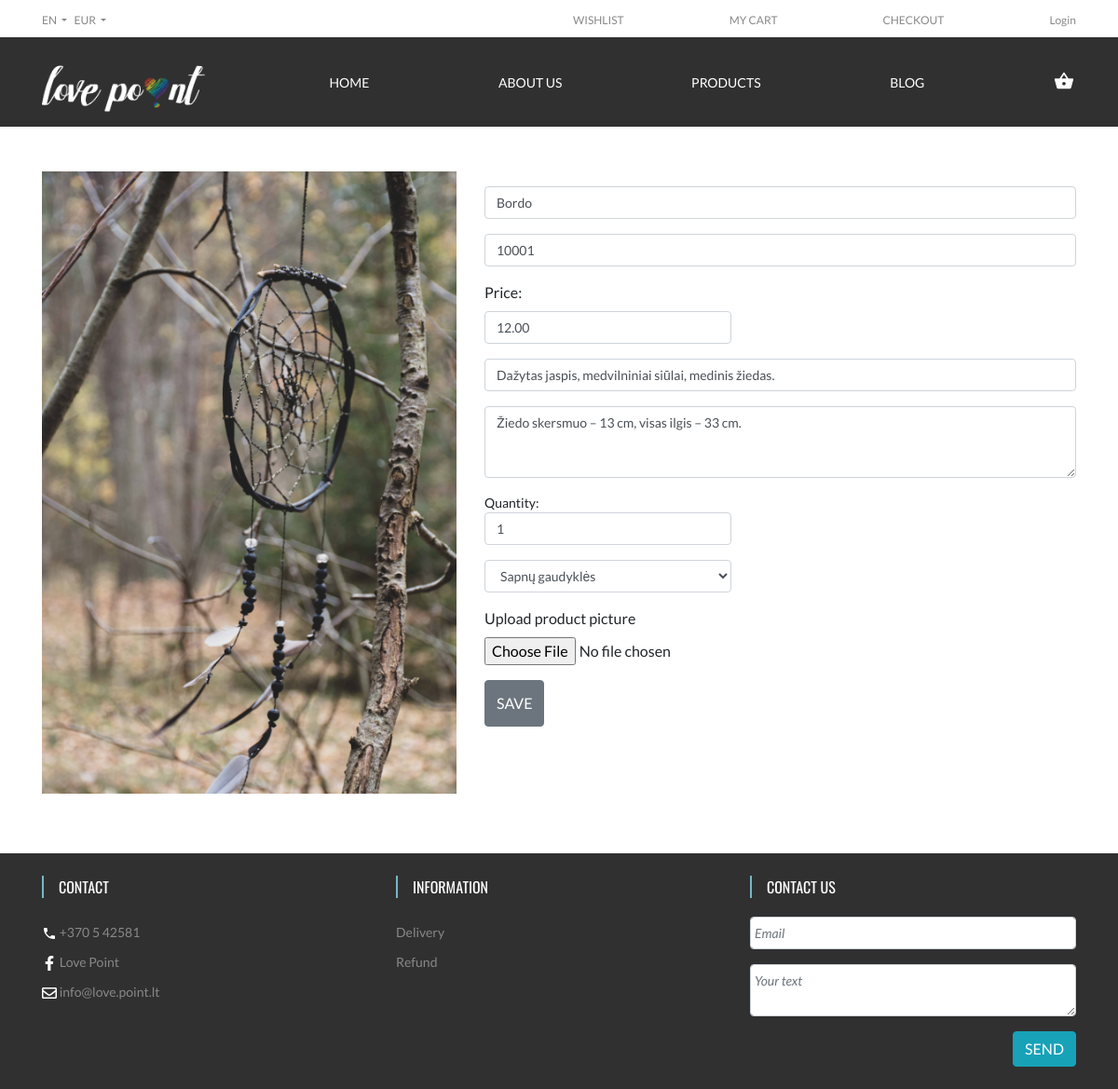
The page /page_edit_product.php?id=1 on the database its author committed.
### tables this page shows
CREATE TABLE `pictures` (
  `id` int(11) NOT NULL,
  `picture_name` varchar(50) NOT NULL,
  `product_id` int(11) DEFAULT NULL
);

CREATE TABLE `products` (
  `id` int(11) NOT NULL,
  `title` varchar(50) DEFAULT NULL,
  `product_code` varchar(20) DEFAULT NULL,
  `price` float(7,2) UNSIGNED DEFAULT NULL,
  `material` varchar(300) DEFAULT NULL,
  `description` varchar(300) DEFAULT NULL,
  `category_id` int(11) DEFAULT NULL,
  `quantity` int(10) UNSIGNED DEFAULT NULL
);

CREATE TABLE `categories` (
  `id` int(11) NOT NULL,
  `category_name` varchar(100) NOT NULL
);

### config/connection.php (called while the page is built, shortened)
<?php
$connect = mysqli_connect(DB_TYPE, MYSQL_USER_NAME, MYSQL_USER_PASS, DB_NAME);
mysqli_set_charset($connect, "UTF8");
 function getConnect() {
 global $connect;
     if (!$connect) {
         if (DEBUG_MODE > 0 ) {
         echo "ERROR: nepavyko prisijungti prie DB!!! <br>";
         echo mysqli_connect_error($connect);
     }
         return NULL;
     } else {
         return $connect;
     }
 }

### models/picture.php (called while the page is built, shortened)
<?php
function getPicture($id) {
    $sql = "SELECT * FROM pictures WHERE product_id = '$id' ";
    $getObject = mysqli_query(getConnect(), $sql);
    $picture = mysqli_fetch_assoc($getObject);
    return $picture;
}

### models/product.php (called while the page is built, shortened)
<?php
function getProduct($id) {
    $sql = "SELECT * FROM products WHERE id = '$id' ";
    $productObject = mysqli_query(getConnect(), $sql);
    $product = mysqli_fetch_assoc($productObject);
    return $product;
}

### models/category.php (called while the page is built, shortened)
<?php
function getCategory($category_id) {
    $sql = "SELECT * FROM categories WHERE id = '$category_id' ";
    $categoryObject = mysqli_query(getConnect(), $sql);
    $category = mysqli_fetch_assoc($categoryObject);
    return $category;
}

### page_edit_product.php (the view, shortened to what this page needs)
<?php
    include('header.php');
    require_once('models/product.php');
    require_once('models/picture.php');
     if (isset($_GET['id'])) {
        $id = $_GET['id'];
        $product = getProduct($id);
        $picture = getPicture($id);
        $category_id = $product['category_id'];
        $old_category = getCategory($category_id);
 }
?>
    <div class="container">
        <div class="row my-5">
            <aside class="col-sm-5 col-xs-6 mb-3">
                <div><img class="w-100 zoom-img" src="pictures/<?php echo $picture['picture_name'] ?>" alt=""></div>
            </aside>
            <main class="col-sm-7 col-xs-6">
                <div class="my-3">
                    <form method="POST" action="edit_product.php?id=<?php echo $product['id'] ?>" enctype= "multipart/form-data">
                        <div class="form-group">
                            <input type="text" class="form-control" name="title" placeholder="Title" value="<?php echo $product['title'] ?>">
                        </div>
                        <div class="form-group">
                            <input type="text" class="form-control" name="product_code" placeholder="Product code" value="<?php echo $product['product_code'] ?>">
                        </div>
                         <div class="form-group">
                            <label for="price">Price: </label>
                            <input type="number" min="1" class="form-control col-5" name="price" value="<?php echo $product['price'] ?>">
                        </div>
                        <div class="form-group">
                            <input type="text" class="form-control" name="material" placeholder="Material" value="<?php echo $product['material'] ?>">
                        </div>
                        <div class="form-group">
                         <textarea class="form-control" name="description" rows="3" placeholder="Description"><?php echo $product['description'] ?></textarea>
                        </div>
                         <div class="form-group">
                            <label for="quantity">Quantity: </label>
                            <input type="number" min="1" class="form-control col-5" name="quantity" value="<?php echo $product['quantity'] ?>">
                        </div>
                        <div class="form-group">
                            <select class="form-control col-5" name="category_id">
                                <option value="<?php echo $old_category['id'] ?>" selected><?php echo $old_category['category_name'] ?></option>
                            </select>
                        </div>
                        <div class="form-group">
                            <label for="fileToUpload">Upload product picture</label>
                            <input type="file" class="form-control-file" value="Upload Image" name="fileToUpload" id="fileToUpload">
                        </div>
                         <input type="submit" name="submit" class="btn btn-secondary add-to-cart" value="SAVE" >
                    </form>
                </div>
            </main>
        </div>
    </div>
<?php include 'footer.php';?>

### css/main.css (style rules this page uses)
html, body { height: 100%; width: 100%; font-family: 'Lato', sans-serif; }
* { box-sizing: border-box; margin:0; padding: 0; }
.form-control { font-size: 14px; }
::placeholder { font-style: italic; }
input[type="text"], textarea { background-color : #d1d1d1; }
label[for=quantity] { font-size: 14px; margin: 0; }
.add-to-cart { height: 50px; }
input[type="text"] { background-color: white; }
.zoom-img { position: relative; }

### rows shown on the page
pictures: picture_name (picture)
products: title "Bordo", product_code "10001", price "12.00", material "Dažytas jaspis, medvilniniai siūlai, medinis žiedas.", description "Žiedo skersmuo – 13 cm, visas ilgis – 33 cm.", quantity "1"
categories: category_id "Sapnų gaudyklės"
